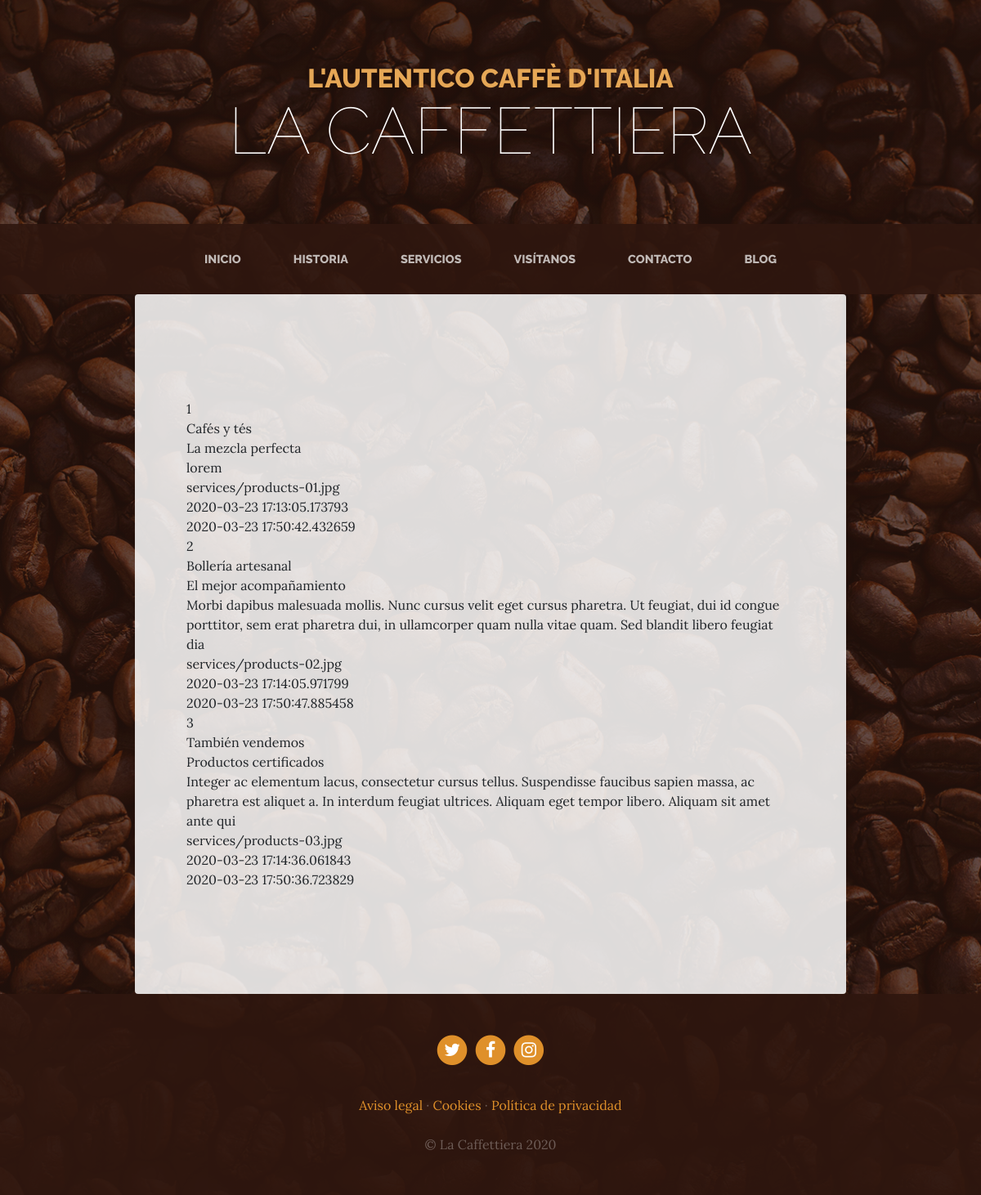
Screenshot of /services/consulta/ with the database file from the repository.
### pages/models.py (models this page shows, shortened)
class Page(Model):
    title = CharField(verbose_name="Título", max_length=200)
    content = RichTextField(verbose_name='Contenido')
    ordering = SmallIntegerField(verbose_name='Orden', default=0)
    created = DateTimeField(auto_now_add=True, verbose_name='Fecha de creación')
    updated = DateTimeField(auto_now=True, verbose_name='Fecha de actualización')
    class Meta:
        verbose_name = "página"
        verbose_name_plural = "páginas"
        ordering = ['ordering','title']

### services/views.py (the view)
# urls.py: path("consulta/", views.consulta, name="consulta"),
def consulta(request):
    return render(request, "services/consulta.html", { "columnas": return_data_from_database})

### pages/templatetags/pages_extras.py (called while the page is built)
@register.simple_tag
def get_pages_list():
    pages = Page.objects.all()
    return pages

### services/consulta.py (called while the page is built)
def return_data_from_database():
    conn = sqlite3.connect('db.sqlite3')
    cursor = conn.cursor()
    response = cursor.execute("SELECT * FROM services_service")
    rows = response.fetchall()
    conn.close()
    return rows

### social/processor.py (called while the page is built)
def contexto_propio(request):
    context = {}
    for link in Link.objects.all():
        context[link.key] = link.url
    return context

### services/templates/services/consulta.html (shortened to what this page needs)
{% extends 'core/base.html' %}
{% load static %}
{% block content %}
    <div class="col-xl-9 col-lg-10 mx-auto">
        <div class="bg-faded rounded p-5">
            <section class="page-section">
                <div class="container">
                    <div class="product-item">
                        {% for columna in columnas %}
                            <tr>
                            {% for c in columna %}
                                <td scope="row">
                                    {{c}}
                                    <br>
                                </td>
                            {% endfor %}
                            </tr>
                        {% endfor %}
                    </div>
                </div>
            </section>
        </div>
    </div>
{% endblock %}

### core/templates/core/footer.html
      <footer class="footer text-faded text-center py-5">
        <div class="container">
          {% if LINK_TWITTER %}
          <p class="m-0">
              <a href="{{ LINK_TWITTER }}" class="link">
                <span class="fa-stack fa-lg">
                  <i class="fa fa-circle fa-stack-2x"></i>
                  <i class="fa fa-twitter fa-stack-1x fa-inverse"></i>
                </span>
              </a>
          {% endif %}
          {% if LINK_FACEBOOK %}
              <a href="{{ LINK_FACEBOOK }}" class="link">
                <span class="fa-stack fa-lg">
                  <i class="fa fa-circle fa-stack-2x"></i>
                  <i class="fa fa-facebook fa-stack-1x fa-inverse"></i>
                </span>
              </a>
          {% endif %}
          {% if LINK_INSTAGRAM %}
              <a href="{{ LINK_INSTAGRAM }}" class="link">
                <span class="fa-stack fa-lg">
                  <i class="fa fa-circle fa-stack-2x"></i>
                  <i class="fa fa-instagram fa-stack-1x fa-inverse"></i>
                </span>
              </a>
          {% endif %}
          </p>
          <p class="m-0 mbt">
              {% load pages_extras %}
              {% get_pages_list as page_list %}
              {% for page in page_list %}
            <a href="{% url 'page' page.id page.title|slugify %}"class="link">{{page.title}}</a> {% if not forloop.last %}·{% endif %}
              {% endfor %}
          </p>
          <p class="m-0 mbt1">&copy; La Caffettiera 2020</p>
        </div>
      </footer>

### core/static/css/business-casual.css (style rules this page uses)
body { font-family: 'Lora'; background: linear-gradient(rgba(47, 23, 15, 0.65), rgba(47, 23, 15, 0.65)), url("../img/bg.jpg"); background-attachment: fixed; background-position: center; background-size: cover; }
p { line-height: 1.75; }
.text-faded { color: rgba(255, 255, 255, 0.3); }
.page-section { margin-top: 5rem; margin-bottom: 5rem; }
.bg-faded { background-color: rgba(255, 255, 255, 0.85); }
.footer { background-color: rgba(47, 23, 15, 0.9); }
.mbt { padding-top: 2rem; }
.mbt1 { padding-top: 1.25rem; }
a.link { color: #df902a; }

### rows the page displays
Page: title "Aviso legal"
Page: title "Cookies"
Page: title "Política de privacidad"

### other values shown
{{ c }} "1" "Cafés y tés" "La mezcla perfecta" "lorem" "services/products-01.jpg" "2020-03-23 17:13:05.173793" "2020-03-23 17:50:42.432659" "2" "Bollería artesanal" "El mejor acompañamiento" "Morbi dapibus malesuada mollis. Nunc cursus velit eget cursus pharetra. Ut feugiat, dui id congue porttitor, sem erat pharetra dui, in ullamcorper quam nulla vitae quam. Sed blandit libero feugiat dia" "services/products-02.jpg" "2020-03-23 17:14:05.971799" "2020-03-23 17:50:47.885458" "3" "También vendemos" "Productos certificados" "Integer ac elementum lacus, consectetur cursus tellus. Suspendisse faucibus sapien massa, ac pharetra est aliquet a. In interdum feugiat ultrices. Aliquam eget tempor libero. Aliquam sit amet ante qui" "services/products-03.jpg" "2020-03-23 17:14:36.061843" "2020-03-23 17:50:36.723829"
